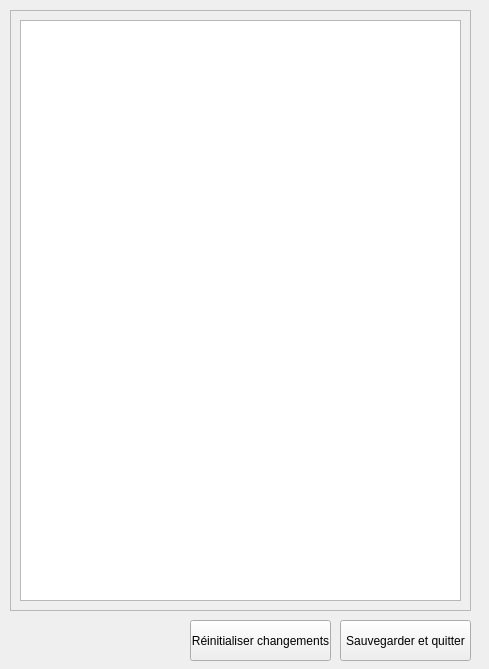
<?xml version="1.0" encoding="UTF-8"?>
<ui version="4.0">
 <class>Dialog</class>
 <widget class="QDialog" name="Dialog">
  <property name="geometry">
   <rect>
    <x>0</x>
    <y>0</y>
    <width>489</width>
    <height>669</height>
   </rect>
  </property>
  <property name="windowTitle">
   <string>Liste mots exclus</string>
  </property>
  <property name="windowIcon">
   <iconset resource="ressource.qrc">
    <normaloff>:/ressource/DreamteamLogo.ico</normaloff>:/ressource/DreamteamLogo.ico</iconset>
  </property>
  <property name="modal">
   <bool>true</bool>
  </property>
  <widget class="QPushButton" name="pushButton_saveAndQuit">
   <property name="geometry">
    <rect>
     <x>340</x>
     <y>620</y>
     <width>131</width>
     <height>41</height>
    </rect>
   </property>
   <property name="text">
    <string>Sauvegarder et quitter</string>
   </property>
   <property name="autoDefault">
    <bool>false</bool>
   </property>
  </widget>
  <widget class="QPushButton" name="pushButton_resetChange">
   <property name="geometry">
    <rect>
     <x>190</x>
     <y>620</y>
     <width>141</width>
     <height>41</height>
    </rect>
   </property>
   <property name="text">
    <string>Réinitialiser changements</string>
   </property>
   <property name="autoDefault">
    <bool>false</bool>
   </property>
  </widget>
  <widget class="QFrame" name="frame">
   <property name="geometry">
    <rect>
     <x>10</x>
     <y>10</y>
     <width>461</width>
     <height>601</height>
    </rect>
   </property>
   <property name="frameShape">
    <enum>QFrame::StyledPanel</enum>
   </property>
   <property name="frameShadow">
    <enum>QFrame::Raised</enum>
   </property>
   <layout class="QGridLayout" name="gridLayout">
    <item row="0" column="0">
     <widget class="QTableWidget" name="tableWidget_excludedWords">
      <property name="contextMenuPolicy">
       <enum>Qt::CustomContextMenu</enum>
      </property>
      <property name="dragDropOverwriteMode">
       <bool>false</bool>
      </property>
      <property name="selectionMode">
       <enum>QAbstractItemView::SingleSelection</enum>
      </property>
      <property name="selectionBehavior">
       <enum>QAbstractItemView::SelectItems</enum>
      </property>
      <attribute name="horizontalHeaderVisible">
       <bool>false</bool>
      </attribute>
      <attribute name="horizontalHeaderDefaultSectionSize">
       <number>200</number>
      </attribute>
      <attribute name="horizontalHeaderStretchLastSection">
       <bool>true</bool>
      </attribute>
      <attribute name="verticalHeaderShowSortIndicator" stdset="0">
       <bool>false</bool>
      </attribute>
      <column>
       <property name="text">
        <string>mots</string>
       </property>
      </column>
     </widget>
    </item>
   </layout>
  </widget>
 </widget>
 <tabstops>
  <tabstop>tableWidget_excludedWords</tabstop>
  <tabstop>pushButton_resetChange</tabstop>
  <tabstop>pushButton_saveAndQuit</tabstop>
 </tabstops>
 <resources>
  <include location="ressource.qrc"/>
 </resources>
 <connections/>
</ui>
